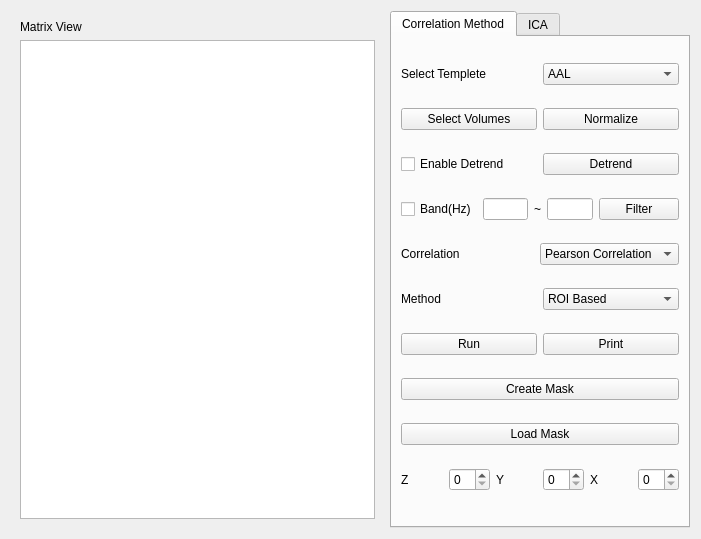
<?xml version="1.0" encoding="UTF-8"?>
<ui version="4.0">
 <class>ROIBasedPanel</class>
 <widget class="QWidget" name="ROIBasedPanel">
  <property name="geometry">
   <rect>
    <x>0</x>
    <y>0</y>
    <width>701</width>
    <height>539</height>
   </rect>
  </property>
  <property name="windowTitle">
   <string>ROI Based Method</string>
  </property>
  <layout class="QHBoxLayout" name="horizontalLayout_14">
   <item>
    <widget class="QWidget" name="verticalWidget" native="true">
     <property name="maximumSize">
      <size>
       <width>1000</width>
       <height>16777215</height>
      </size>
     </property>
     <layout class="QVBoxLayout" name="verticalLayout">
      <item>
       <widget class="QLabel" name="label_8">
        <property name="text">
         <string>Matrix View</string>
        </property>
       </widget>
      </item>
      <item>
       <widget class="QGraphicsView" name="graphicsView"/>
      </item>
     </layout>
    </widget>
   </item>
   <item>
    <widget class="QTabWidget" name="verticalTabWidget">
     <property name="maximumSize">
      <size>
       <width>300</width>
       <height>16777215</height>
      </size>
     </property>
     <property name="currentIndex">
      <number>0</number>
     </property>
     <widget class="QWidget" name="TabWidgetPage1">
      <attribute name="title">
       <string>Correlation Method</string>
      </attribute>
      <layout class="QVBoxLayout" name="verticalLayout_2">
       <item>
        <layout class="QHBoxLayout" name="horizontalLayout">
         <property name="sizeConstraint">
          <enum>QLayout::SetMaximumSize</enum>
         </property>
         <item>
          <widget class="QLabel" name="label">
           <property name="text">
            <string>Select Templete</string>
           </property>
          </widget>
         </item>
         <item>
          <widget class="QComboBox" name="sel_templete">
           <item>
            <property name="text">
             <string>AAL</string>
            </property>
           </item>
           <item>
            <property name="text">
             <string>Talarich</string>
            </property>
           </item>
           <item>
            <property name="text">
             <string>Broadman</string>
            </property>
           </item>
          </widget>
         </item>
        </layout>
       </item>
       <item>
        <layout class="QHBoxLayout" name="horizontalLayout_6">
         <item>
          <widget class="QPushButton" name="sel_volume_Btn">
           <property name="text">
            <string>Select Volumes</string>
           </property>
          </widget>
         </item>
         <item>
          <widget class="QPushButton" name="normalize_Btn">
           <property name="text">
            <string>Normalize</string>
           </property>
          </widget>
         </item>
        </layout>
       </item>
       <item>
        <layout class="QHBoxLayout" name="horizontalLayout_5">
         <item>
          <widget class="QCheckBox" name="en_detrend__Check">
           <property name="text">
            <string>Enable Detrend</string>
           </property>
          </widget>
         </item>
         <item>
          <widget class="QPushButton" name="detrend_Btn">
           <property name="text">
            <string>Detrend</string>
           </property>
          </widget>
         </item>
        </layout>
       </item>
       <item>
        <layout class="QHBoxLayout" name="horizontalLayout_3">
         <item>
          <widget class="QCheckBox" name="en_bandpass_Check">
           <property name="text">
            <string>Band(Hz)</string>
           </property>
          </widget>
         </item>
         <item>
          <widget class="QLineEdit" name="in_lower_frequency"/>
         </item>
         <item>
          <widget class="QLabel" name="label_3">
           <property name="text">
            <string>~</string>
           </property>
          </widget>
         </item>
         <item>
          <widget class="QLineEdit" name="in_higher_frequency"/>
         </item>
         <item>
          <widget class="QPushButton" name="filter_Btn">
           <property name="text">
            <string>Filter</string>
           </property>
          </widget>
         </item>
        </layout>
       </item>
       <item>
        <layout class="QHBoxLayout" name="horizontalLayout_4">
         <item>
          <widget class="QLabel" name="label_4">
           <property name="text">
            <string>Correlation</string>
           </property>
          </widget>
         </item>
         <item>
          <widget class="QComboBox" name="sel_correlation">
           <item>
            <property name="text">
             <string>Pearson Correlation</string>
            </property>
           </item>
          </widget>
         </item>
        </layout>
       </item>
       <item>
        <layout class="QHBoxLayout" name="horizontalLayout_2">
         <item>
          <widget class="QLabel" name="label_2">
           <property name="text">
            <string>Method</string>
           </property>
          </widget>
         </item>
         <item>
          <widget class="QComboBox" name="sel_base_method">
           <item>
            <property name="text">
             <string>ROI Based</string>
            </property>
           </item>
           <item>
            <property name="text">
             <string>Seed Based</string>
            </property>
           </item>
          </widget>
         </item>
        </layout>
       </item>
       <item>
        <layout class="QHBoxLayout" name="horizontalLayout_13">
         <item>
          <widget class="QPushButton" name="run_Btn">
           <property name="text">
            <string>Run</string>
           </property>
          </widget>
         </item>
         <item>
          <widget class="QPushButton" name="save_matrix_Btn">
           <property name="text">
            <string>Print</string>
           </property>
          </widget>
         </item>
        </layout>
       </item>
       <item>
        <widget class="QPushButton" name="create_mask_Btn">
         <property name="text">
          <string>Create Mask</string>
         </property>
        </widget>
       </item>
       <item>
        <widget class="QPushButton" name="load_mask_Btn">
         <property name="text">
          <string>Load Mask</string>
         </property>
        </widget>
       </item>
       <item>
        <layout class="QHBoxLayout" name="horizontalLayout_10">
         <item>
          <layout class="QHBoxLayout" name="horizontalLayout_9">
           <item>
            <widget class="QLabel" name="label_7">
             <property name="text">
              <string>Z</string>
             </property>
            </widget>
           </item>
           <item>
            <widget class="QSpinBox" name="z_coor_In"/>
           </item>
          </layout>
         </item>
         <item>
          <layout class="QHBoxLayout" name="horizontalLayout_8">
           <item>
            <widget class="QLabel" name="label_6">
             <property name="text">
              <string>Y</string>
             </property>
            </widget>
           </item>
           <item>
            <widget class="QSpinBox" name="y_coor_In"/>
           </item>
          </layout>
         </item>
         <item>
          <layout class="QHBoxLayout" name="horizontalLayout_7">
           <item>
            <widget class="QLabel" name="label_5">
             <property name="text">
              <string>X</string>
             </property>
            </widget>
           </item>
           <item>
            <widget class="QSpinBox" name="x_coor_In"/>
           </item>
          </layout>
         </item>
        </layout>
       </item>
      </layout>
     </widget>
     <widget class="QWidget" name="TabWidgetPage2">
      <attribute name="title">
       <string>ICA</string>
      </attribute>
      <layout class="QVBoxLayout" name="verticalLayout_3">
       <item>
        <widget class="QPushButton" name="sel_folder_Btn">
         <property name="text">
          <string>Select Folder</string>
         </property>
        </widget>
       </item>
       <item>
        <layout class="QHBoxLayout" name="horizontalLayout_12">
         <item>
          <widget class="QLabel" name="label_9">
           <property name="text">
            <string>No Comp:</string>
           </property>
          </widget>
         </item>
         <item>
          <widget class="QLineEdit" name="in_num_Compc"/>
         </item>
        </layout>
       </item>
       <item>
        <widget class="QPushButton" name="ica_test_Btn">
         <property name="text">
          <string>Run ICA</string>
         </property>
        </widget>
       </item>
       <item>
        <layout class="QHBoxLayout" name="horizontalLayout_11">
         <item>
          <widget class="QLabel" name="label_10">
           <property name="text">
            <string>Component</string>
           </property>
          </widget>
         </item>
         <item>
          <widget class="QComboBox" name="comboBox"/>
         </item>
        </layout>
       </item>
       <item>
        <widget class="QPushButton" name="save_comp_Btn">
         <property name="text">
          <string>Save</string>
         </property>
        </widget>
       </item>
      </layout>
     </widget>
    </widget>
   </item>
  </layout>
 </widget>
 <resources/>
 <connections/>
</ui>
